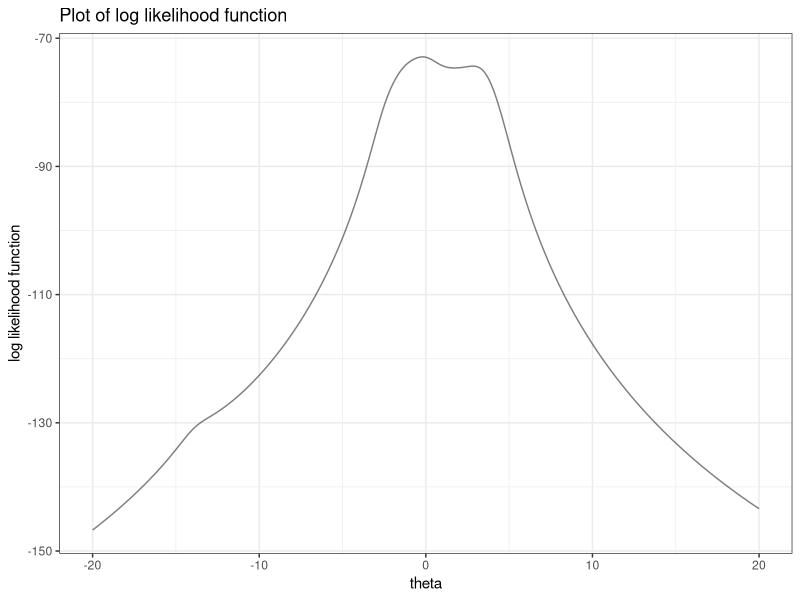
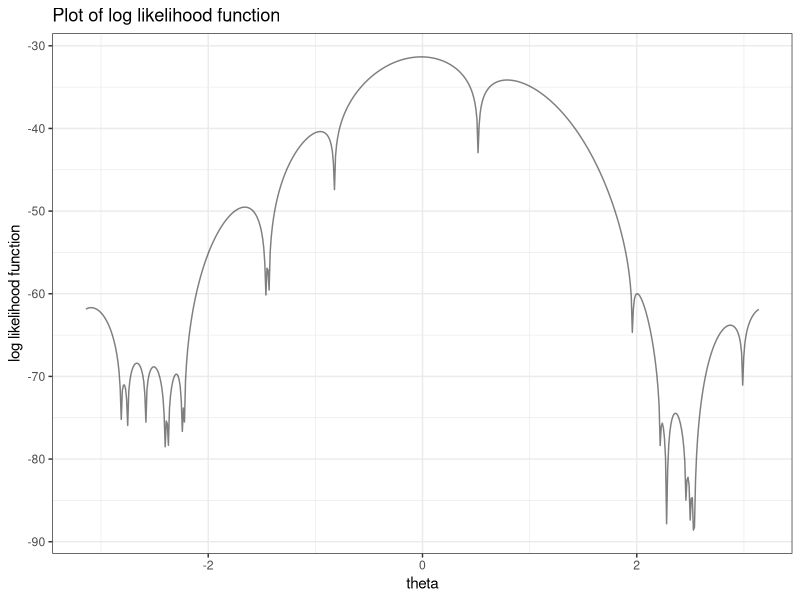
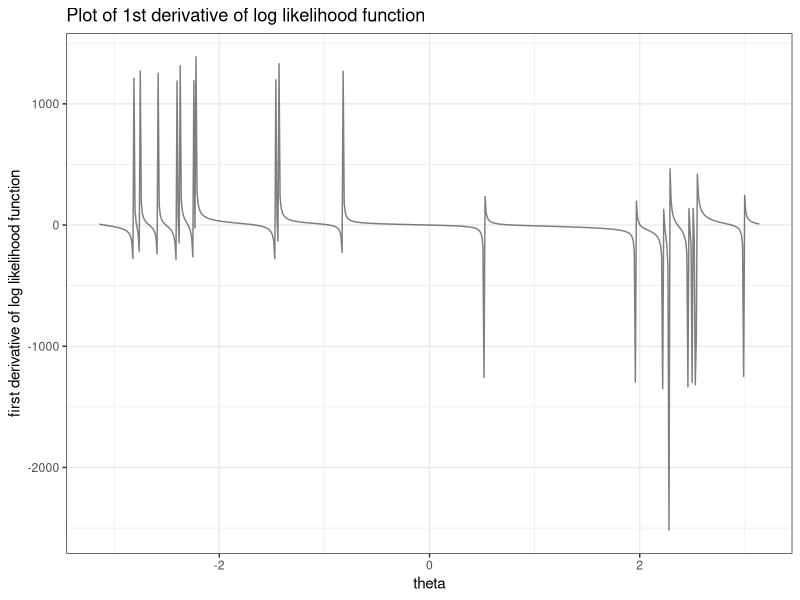

Generate these figures, in order, with R:
## ---- chunk 1
knitr::opts_chunk$set(echo = TRUE)
library(tidyverse)
## ---- chunk 2
# Import data
x_value = c(1.77, -0.23, 2.76, 3.80, 3.47, 
            56.75, -1.34, 4.24, -2.44, 3.29, 
            3.71, -2.40, 4.53, -0.07, -1.05, 
            -13.87, -2.53, -1.75, 0.27, 43.21)

# Define the log likelihood function
log_likelihood = function(x, theta) {
  l = -20*log(pi) - sum(log(1+(x-theta)^2))
  return(l)
} 

# Define the first derivative function of the log likelihood function
l_derivative_1 = function(x, theta) {
  l_1 = 2*sum((x-theta)/(1+(x-theta)^2))
  return(l_1)
}

# Define the second derivative function of the log likelihood function
l_derivative_2 = function(x, theta) {
  l_2 = 2*sum(((x-theta)^2-1)/(1+(x-theta)^2)^2)
  return(l_2)
}

# Graph the log likelihood function
theta_range = seq(-20, 20, 0.001)
n_loop = length(theta_range)
log_likelihood_value = numeric(n_loop)
for (i in 1:n_loop) {
  log_likelihood_value[i] = log_likelihood(x_value, theta_range[i])
}
result_l = cbind(theta_range, log_likelihood_value) %>% as.data.frame()
result_l %>% 
  ggplot(aes(x = theta_range, y = log_likelihood_value)) + geom_line(alpha = 0.5) +
  theme_bw() + labs(
    x = "theta",
    y = "log likelihood function",
    title = "Plot of log likelihood function"
  )
## ---- chunk 3
n_iteration = 1000
theta_iteration = numeric(n_iteration)
theta_iteration[1] = mean(x_value)
# Mean of the data as the starting point
for (i in 2:n_iteration) {
  theta_iteration[i] = theta_iteration[i-1] - l_derivative_1(x_value, theta_iteration[i-1])/l_derivative_2(x_value, theta_iteration[i-1])
}
tail(theta_iteration)

# Starting point = -11
theta_iteration[1] = -11
for (i in 2:n_iteration) {
  theta_iteration[i] = theta_iteration[i-1] - l_derivative_1(x_value, theta_iteration[i-1])/l_derivative_2(x_value, theta_iteration[i-1])
}
tail(theta_iteration)

# Starting point = -1
theta_iteration[1] = -1
for (i in 2:n_iteration) {
  theta_iteration[i] = theta_iteration[i-1] - l_derivative_1(x_value, theta_iteration[i-1])/l_derivative_2(x_value, theta_iteration[i-1])
}
tail(theta_iteration)

# Starting point = 0
theta_iteration[1] = 0
for (i in 2:n_iteration) {
  theta_iteration[i] = theta_iteration[i-1] - l_derivative_1(x_value, theta_iteration[i-1])/l_derivative_2(x_value, theta_iteration[i-1])
}
tail(theta_iteration)

# Starting point = 1.5
theta_iteration[1] = 1.5
for (i in 2:n_iteration) {
  theta_iteration[i] = theta_iteration[i-1] - l_derivative_1(x_value, theta_iteration[i-1])/l_derivative_2(x_value, theta_iteration[i-1])
}
tail(theta_iteration)

# Starting point = 4
theta_iteration[1] = 4
for (i in 2:n_iteration) {
  theta_iteration[i] = theta_iteration[i-1] - l_derivative_1(x_value, theta_iteration[i-1])/l_derivative_2(x_value, theta_iteration[i-1])
}
tail(theta_iteration)

# Starting point = 4.7
theta_iteration[1] = 4.7
for (i in 2:n_iteration) {
  theta_iteration[i] = theta_iteration[i-1] - l_derivative_1(x_value, theta_iteration[i-1])/l_derivative_2(x_value, theta_iteration[i-1])
}
tail(theta_iteration)

# Starting point = 7
theta_iteration[1] = 7
for (i in 2:n_iteration) {
  theta_iteration[i] = theta_iteration[i-1] - l_derivative_1(x_value, theta_iteration[i-1])/l_derivative_2(x_value, theta_iteration[i-1])
}
tail(theta_iteration)

# Starting point = 8
theta_iteration[1] = 8
for (i in 2:n_iteration) {
  theta_iteration[i] = theta_iteration[i-1] - l_derivative_1(x_value, theta_iteration[i-1])/l_derivative_2(x_value, theta_iteration[i-1])
}
tail(theta_iteration)

# Starting point = 38
theta_iteration[1] = 38
for (i in 2:n_iteration) {
  theta_iteration[i] = theta_iteration[i-1] - l_derivative_1(x_value, theta_iteration[i-1])/l_derivative_2(x_value, theta_iteration[i-1])
}
tail(theta_iteration)
## ---- chunk 4
# Starting points = -1 and 1
L = -1
U = 1
n_iteration = 100000
theta_iteration = numeric(n_iteration)
for (i in 1:n_iteration) {
  theta_iteration[i] = (L + U)/2
  eval_1 = l_derivative_1(x_value, theta_iteration[i])
  eval_2 = l_derivative_1(x_value, L)
  eval_3 = eval_1 * eval_2
  if(eval_3 < 0) {
    U = theta_iteration[i]
  } else {L = theta_iteration[i]}
}

tail(theta_iteration)

# Starting points = 1 and 2
L = 1
U = 2
n_iteration = 100000
theta_iteration = numeric(n_iteration)
for (i in 1:n_iteration) {
  theta_iteration[i] = (L + U)/2
  eval_1 = l_derivative_1(x_value, theta_iteration[i])
  eval_2 = l_derivative_1(x_value, L)
  eval_3 = eval_1 * eval_2
  if(eval_3 < 0) {
    U = theta_iteration[i]
  } else {L = theta_iteration[i]}
}

tail(theta_iteration)

# Starting points = 50 and 52
L = 50
U = 55
n_iteration = 100000
theta_iteration = numeric(n_iteration)
for (i in 1:n_iteration) {
  theta_iteration[i] = (L + U)/2
  eval_1 = l_derivative_1(x_value, theta_iteration[i])
  eval_2 = l_derivative_1(x_value, L)
  eval_3 = eval_1 * eval_2
  if(eval_3 < 0) {
    U = theta_iteration[i]
  } else {L = theta_iteration[i]}
}

tail(theta_iteration)
## ---- chunk 5
# Define the g function
g_function = function(theta, alpha) {
  g_value = theta + alpha*l_derivative_1(x_value, theta)
  return(g_value)
}
# Without scaling (alpha = 1)
n_iteration = 2000000
theta_iteration = numeric(n_iteration)
theta_iteration[1] = -1
for (i in 2:n_iteration) {
  theta_iteration[i] = g_function(theta_iteration[i-1], 1)
}

tail(theta_iteration)

# Alpha = 0.64
n_iteration = 100000
theta_iteration = numeric(n_iteration)
theta_iteration[1] = -1
for (i in 2:n_iteration) {
  theta_iteration[i] = g_function(theta_iteration[i-1], 0.64)
}

tail(theta_iteration)


# Alpha = 0.25
n_iteration = 100
theta_iteration = numeric(n_iteration)
theta_iteration[1] = -1
for (i in 2:n_iteration) {
  theta_iteration[i] = g_function(theta_iteration[i-1], 0.25)
}

tail(theta_iteration)

head(theta_iteration)
## ---- chunk 6
# Alpha = 0.25, starting point = 0
n_iteration = 100
theta_iteration = numeric(n_iteration)
theta_iteration[1] = 0
for (i in 2:n_iteration) {
  theta_iteration[i] = g_function(theta_iteration[i-1], 0.25)
}

tail(theta_iteration)
theta_iteration

# Alpha = 0.25, starting point = 2
n_iteration = 100
theta_iteration = numeric(n_iteration)
theta_iteration[1] = 2
for (i in 2:n_iteration) {
  theta_iteration[i] = g_function(theta_iteration[i-1], 0.25)
}

tail(theta_iteration)
theta_iteration
## ---- chunk 7
# Define the secant function
secant_function = function(theta1, theta2) {
  f_xi = l_derivative_1(x_value, theta2)
  f_xi_1 = l_derivative_1(x_value, theta1)
  theta_new = theta2 - f_xi*(theta2-theta1)/(f_xi-f_xi_1)
  return(theta_new)
}

# Starting points = -2 and -1
n_iteration = 10
theta_iteration = numeric(n_iteration)
theta_iteration[1] = -2
theta_iteration[2] = -1
for (i in 3:n_iteration) {
  theta_iteration[i] = secant_function(theta_iteration[i-2], theta_iteration[i-1])
}
tail(theta_iteration)

# Starting points = -3 and 3
n_iteration = 10
theta_iteration = numeric(n_iteration)
theta_iteration[1] = -3
theta_iteration[2] = 3
for (i in 3:n_iteration) {
  theta_iteration[i] = secant_function(theta_iteration[i-2], theta_iteration[i-1])
}
tail(theta_iteration)

# Starting points = 50 and 55
n_iteration = 10
theta_iteration = numeric(n_iteration)
theta_iteration[1] = 50
theta_iteration[2] = 55
for (i in 3:n_iteration) {
  theta_iteration[i] = secant_function(theta_iteration[i-2], theta_iteration[i-1])
}
tail(theta_iteration)
## ---- chunk 8
# Import data
x_observed = c(3.91, 4.85, 2.28, 4.06, 3.70, 4.04, 5.46, 3.53, 2.28, 1.96, 2.53, 3.88, 2.22, 3.47, 4.82, 2.46, 2.99,
2.54, 0.52, 2.50)

# Define the log likelihood function
l_function = function(x, theta) {
  l_value = -20*log(2*pi) + sum(log(1-cos(x-theta)))
  return(l_value)
}

# Define the 1st derivative of the log likelihood function
l_derivative_1 = function(x, theta) {
  l_der_value = -sum(sin(x-theta)/(1-cos(x-theta)))
  return(l_der_value)
}

# Define the 2nd derivative of the log likelihood function
l_derivative_2 = function(x, theta) {
  l_second_der = sum(1/(1-cos(x-theta)))
  return(l_second_der)
}
## ---- chunk 9
x_range = seq(-pi, pi, 0.01)
l_value = numeric(length(x_range))
l_derivative = numeric(length(x_range))
for (i in 1:length(x_range)) {
  l_value[i] = l_function(x_observed, x_range[i])
  l_derivative[i] = l_derivative_1(x_observed, x_range[i])
}
result = cbind(x_range, l_value, l_derivative) %>% as.data.frame()

# Plot the log likelihood function
result %>% 
  ggplot(aes(x = x_range, y = l_value)) + geom_line(alpha= 0.5) +
  theme_bw() + labs(
    x = "theta",
    y = "log likelihood function",
    title = "Plot of log likelihood function"
  )

# Plot the derivative of log likelihood function
result %>% 
  ggplot(aes(x = x_range, y = l_derivative)) + geom_line(alpha= 0.5) +
  theme_bw() + labs(
    x = "theta",
    y = "first derivative of log likelihood function",
    title = "Plot of 1st derivative of log likelihood function"
  )
## ---- chunk 10
# MME of theta
theta_mme = asin((mean(x_observed)-pi));theta_mme
## ---- chunk 11
n_iteration = 100
theta_iteration = numeric(n_iteration)
theta_iteration[1] = theta_mme
# MME of theta as the starting point
for (i in 2:n_iteration) {
  theta_iteration[i] = theta_iteration[i-1] - l_derivative_1(x_observed, theta_iteration[i-1])/l_derivative_2(x_observed, theta_iteration[i-1])
}
theta_iteration
